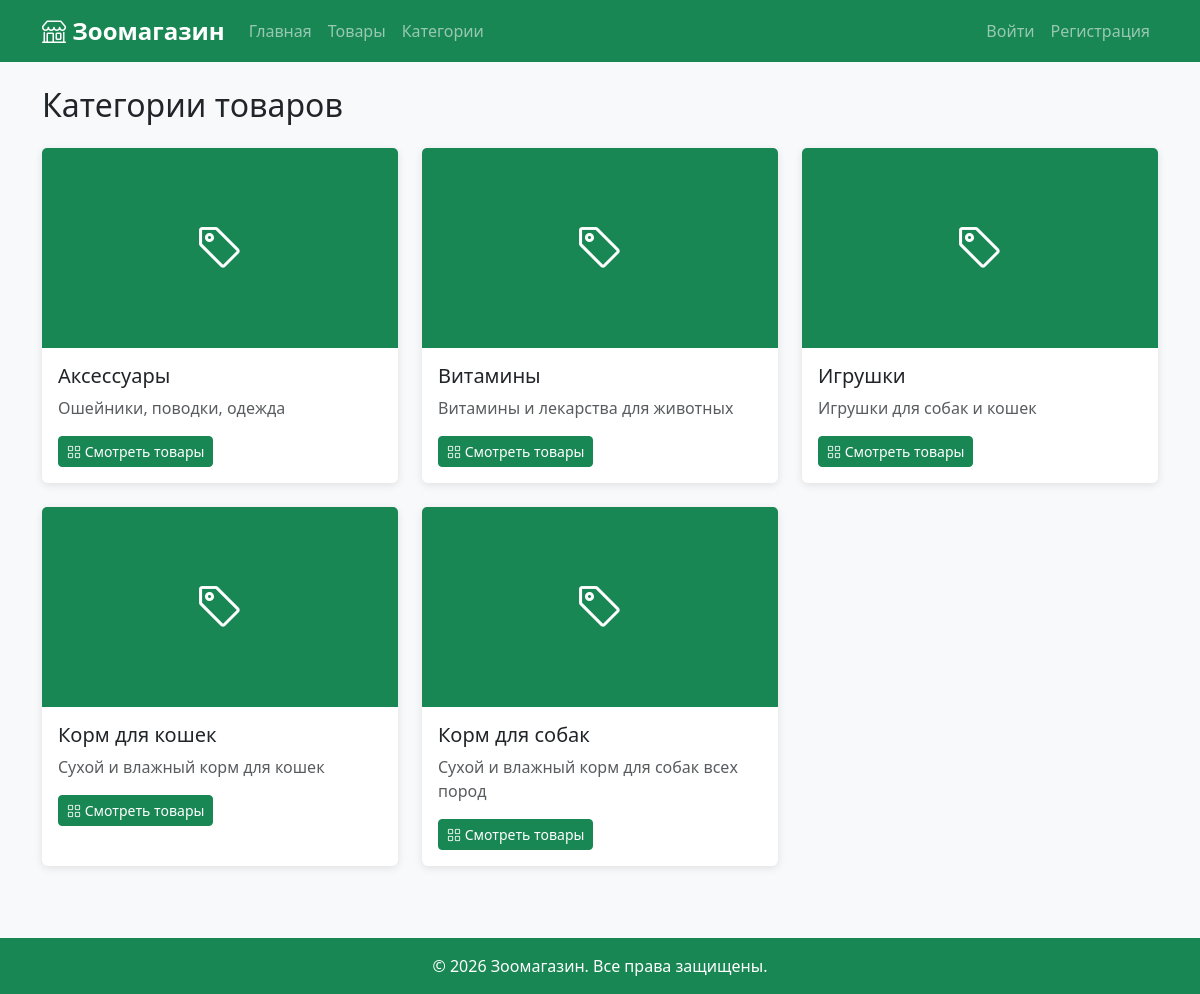
Page /categories/ on the committed database.
### store/models.py (models this page shows, shortened)
class Category(models.Model):
    name = models.CharField(max_length=100, verbose_name='Название')
    description = models.TextField(blank=True, verbose_name='Описание')
    image = models.ImageField(upload_to='categories/', blank=True, null=True, verbose_name='Изображение')
    image_url = models.URLField(blank=True, null=True, verbose_name='URL изображения')
    class Meta:
        verbose_name = 'Категория'
        verbose_name_plural = 'Категории'
        ordering = ['name']

### store/views.py (the view)
# urls.py: path('categories/', views.category_list, name='category_list'),
def category_list(request):
    categories = Category.objects.all()
    return render(request, 'store/category_list.html', {'categories': categories})

### templates/store/category_list.html (shortened to what this page needs)
{% extends 'base.html' %}
{% block content %}
<h2 class="mb-4">Категории товаров</h2>
<div class="row">
    {% for category in categories %}
    <div class="col-md-4 mb-4">
        <div class="card h-100">
            {% if category.image %}
                <img src="{{ category.image.url }}" class="card-img-top" alt="{{ category.name }}">
            {% else %}
                <div class="card-img-top bg-success d-flex align-items-center justify-content-center" style="height:200px">
                    <i class="bi bi-tag text-white" style="font-size:3rem"></i>
                </div>
            {% endif %}
            <div class="card-body">
                <h5 class="card-title">{{ category.name }}</h5>
                <p class="card-text text-muted">{{ category.description }}</p>
                <a href="/products/?category={{ category.pk }}" class="btn btn-success btn-sm">
                    <i class="bi bi-grid"></i> Смотреть товары
                </a>
            </div>
        </div>
    </div>
    {% empty %}
        <p class="text-muted">Категории пока не добавлены.</p>
    {% endfor %}
</div>
{% endblock %}

### static/css/style.css (style rules this page uses)
body { background-color: #f8f9fa; }
.card { transition: transform 0.2s; border: none; box-shadow: 0 2px 8px rgba(0,0,0,0.1); }
.card-img-top { height: 200px; object-fit: cover; }

### rows in the picture
Category: name "Аксессуары", description "Ошейники, поводки, одежда"
Category: name "Витамины", description "Витамины и лекарства для животных"
Category: name "Игрушки", description "Игрушки для собак и кошек"
Category: name "Корм для кошек", description "Сухой и влажный корм для кошек"
Category: name "Корм для собак", description "Сухой и влажный корм для собак всех пород"
